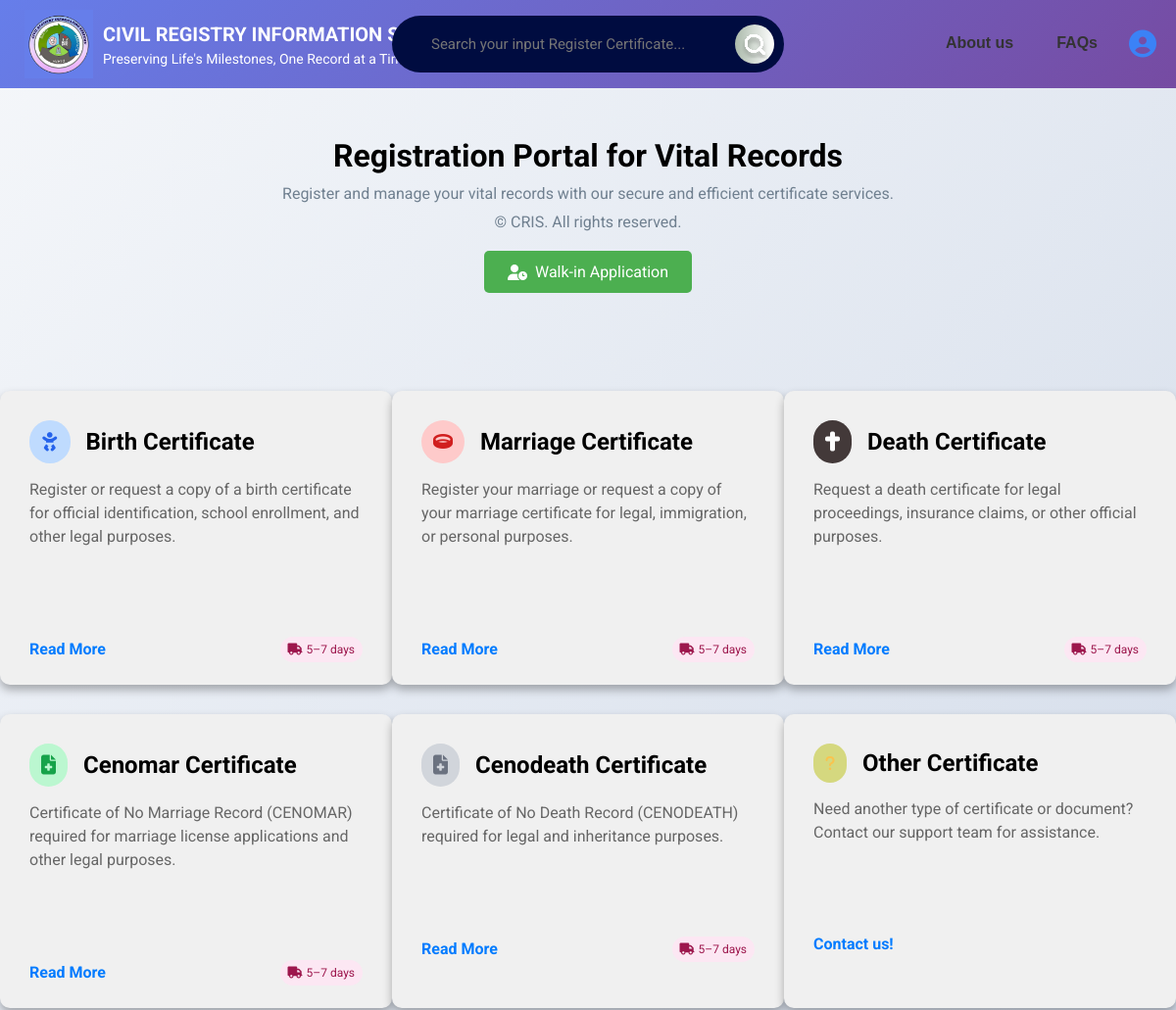
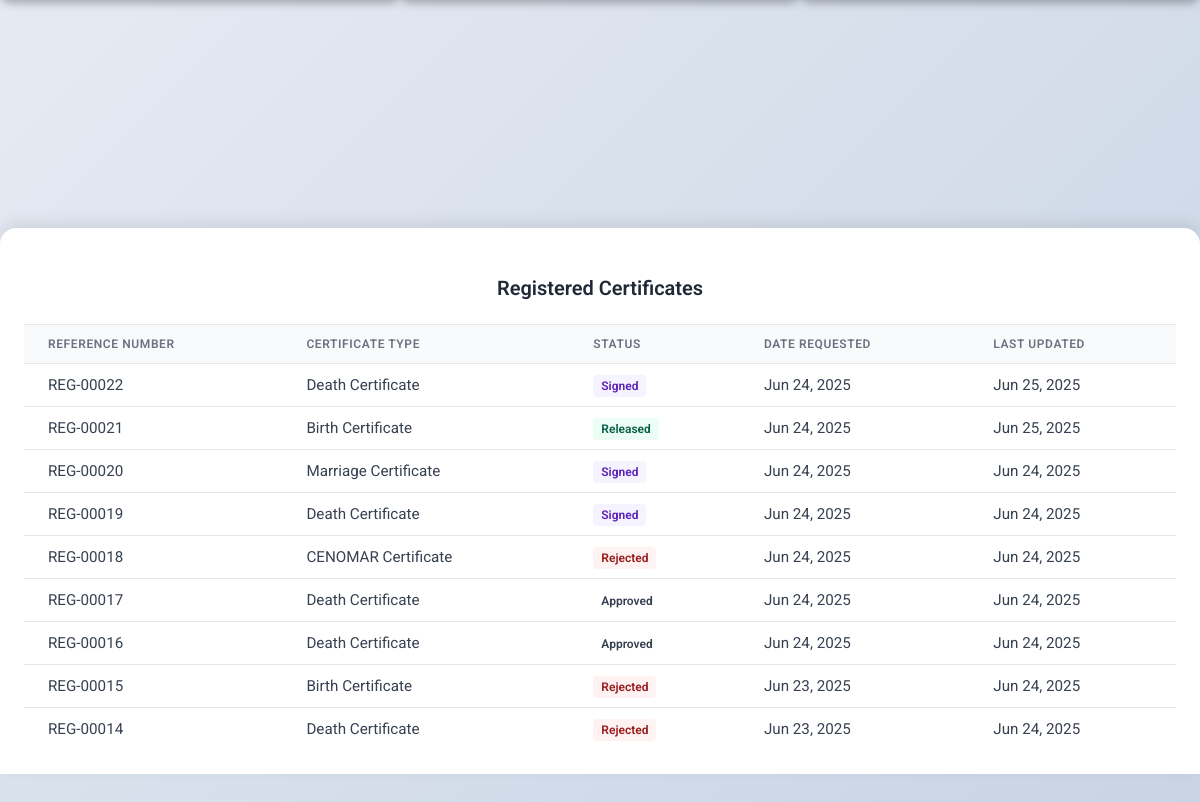
/Certification/Certificate.php (signed in), run on the app's committed database (2 pictures, top to bottom).
### tables this page shows
CREATE TABLE `document` (
  `id` int(11) NOT NULL,
  `reg_id` varchar(20) NOT NULL,
  `user_id` int(11) NOT NULL,
  `cert_id` int(11) NOT NULL,
  `certif_type` enum('Birth Certificate','Death Certificate','Marriage Certificate','CENOMAR Certificate','CENODEATH Certificate') NOT NULL,
  `status` enum('PENDING','RECEIVED','PROCESSING','APPROVED','REJECTED','PAID','UNPAID','SIGNED','READY_FOR_RELEASE','RELEASED') DEFAULT 'PENDING',
  `created_at` timestamp NOT NULL DEFAULT current_timestamp(),
  `updated_at` timestamp NOT NULL DEFAULT current_timestamp() ON UPDATE current_timestamp(),
  `amount` decimal(10,2) NOT NULL DEFAULT 0.00,
  `transaction_number` varchar(32) DEFAULT NULL
);

### Certification/Certificate.php (the view, shortened to what this page needs)
<?php
include "../connect.php";
$user_id = $_SESSION['user_id'];
$sql_full = "SELECT document.reg_id, users.username, document.certif_type, document.status, document.created_at, document.updated_at
             FROM document
             INNER JOIN users ON document.user_id = users.id
             WHERE users.id = ?
             ORDER BY CAST(SUBSTRING(document.reg_id, 5) AS UNSIGNED) DESC";
$stmt = $conn->prepare($sql_full);
$stmt->bind_param("i", $user_id);
$stmt->execute();
$result_full = $stmt->get_result();
?>
<!DOCTYPE html>
<html lang="en">
<head>
    <link rel="stylesheet" href="https://cdn.jsdelivr.net/npm/flatpickr/dist/flatpickr.min.css">
    <link rel="stylesheet" href="https://cdn.jsdelivr.net/npm/bootstrap-icons@1.11.1/font/bootstrap-icons.css">
    <link rel="stylesheet" href="https://cdnjs.cloudflare.com/ajax/libs/font-awesome/6.5.0/css/all.min.css">
    <link rel="stylesheet" href="Certificate.css">
</head>
<body>
   <header class="head">
  <div class="header-main">
    <div class="logo-container">
      <img src="../resources/Logo.png" alt="Logo" class="logo">
    </div>
    <div class="title-container">
      <h1>CIVIL REGISTRY INFORMATION SYSTEM</h1>
      <p class="tagline">Preserving Life's Milestones, One Record at a Time</p>
    </div>
  </div>
    <div class="search-tab">
      <div class="search-cluster">
        <input class="searchInput" type="text" placeholder="Search your input Register Certificate...">
        <i class="fas fa-microphone"></i>
        <button class="searchButton" id="search-icon">
        </button>
      </div>
    </div>
  <div class="header-right">
    <nav class="nav-links">
      <a href="#" data-translate="aboutus" onclick="openAboutPopup()">About us</a>
      <a href="../index.html">FAQs</a>
      <div id="userIconContainer">
        <i class="fas fa-user-circle" id="userIcon"></i>
      </div>
    </nav>
  </div>
</header>
<div class="title">
    <h1> <strong> Registration Portal for Vital Records </strong>
    </h1>
    <p>
    Register and manage your vital records with our secure and efficient certificate services.
                <p>&copy; <span id="year"></span> CRIS. All rights reserved.</p>
    </p>
</div>
<div class="walk-in-container">
  <button class="walk-in-btn" onclick="openWalkInForm()">
    <i class="fas fa-user-clock"></i> Walk-in Application
  </button>
</div>
    <div class="card-container">
        <div class="card" onclick="openForm('Birth Certificate')">
            <div class="card-content">
                <div class="header-with-icon">
                    <div class="icon-badge birth">
                        <i class="fas fa-baby icon-blue"></i>
                    </div>
                    <h2>Birth Certificate</h2>
                </div>
                <p>Register or request a copy of a birth certificate for official identification, school enrollment, and
                    other legal purposes.</p>
                <div class="card-footer">
                    <a href="#" class="read-more">Read More</a>
                    <span class="courier">
                        <i class="fas fa-truck icon-birth"></i> 5–7 days
                    </span>
                </div>
            </div>
        </div>
        <div class="card" onclick="openForm('Marriage Certificate')">
            <div class="card-content">
                <div class="header-with-icon">
                    <div class="icon-badge marriage">
                        <i class="fas fa-ring icon-purple"></i>
                    </div>
                    <h2>Marriage Certificate</h2>
                </div>
                <p>Register your marriage or request a copy of your marriage certificate for legal, immigration, or
                    personal purposes.</p>
                <div class="card-footer">
                    <a href="#" class="read-more">Read More</a>
                    <span class="courier">
                        <i class="fas fa-truck"></i> 5–7 days
                    </span>
                </div>
            </div>
        </div>
        <div class="card" onclick="openForm('Death Certificate')">
            <div class="card-content">
                <div class="header-with-icon">
                    <div class="icon-badge death">
                        <i class="fas fa-cross icon-red"></i>
                    </div>
                    <h2>Death Certificate</h2>
                </div>
                <p>Request a death certificate for legal proceedings, insurance claims, or other official purposes.</p>
                <div class="card-footer">
                    <a href="#" class="read-more">Read More</a>
                    <span class="courier">
                        <i class="fas fa-truck"></i> 5–7 days
                    </span>
                </div>
            </div>
        </div>
        <div class="card" onclick="openForm('Cenomar Certificate')">
            <div class="card-content">
                <div class="header-with-icon">
                    <div class="icon-badge cenomar">
                        <i class="fas fa-file-medical icon-green"></i>
                    </div>
                    <h2>Cenomar Certificate</h2>
                </div>
                <p>Certificate of No Marriage Record (CENOMAR) required for marriage license applications and other
                    legal purposes.</p>
                <div class="card-footer">
                    <a href="#" class="read-more">Read More</a>
                    <span class="courier">
                        <i class="fas fa-truck"></i> 5–7 days
                    </span>
                </div>
            </div>
        </div>
        <div class="card" onclick="openForm('Cenodeath Certificate')">
            <div class="card-content">
                <div class="header-with-icon">
                    <div class="icon-badge cenodeath">
                        <i class="fas fa-file-medical icon-gray"></i>
                    </div>
                    <h2>Cenodeath Certificate</h2>
                </div>
                <p>Certificate of No Death Record (CENODEATH) required for legal and inheritance purposes.</p>
                <div class="card-footer">
                    <a href="#" class="read-more">Read More</a>
                    <span class="courier">
                        <i class="fas fa-truck"></i> 5–7 days
                    </span>
                </div>
            </div>
        </div>
        <div class="card" onclick="openOtherCertificateAlert()">
            <div class="card-content">
                <div class="header-with-icon">
                    <div class="icon-badge other">
                        <i class="fas fa-question icon-yellow"></i>
                    </div>
                    <h2>Other Certificate</h2>
                </div>
                <p>Need another type of certificate or document? Contact our support team for assistance.</p>
                <div class="card-footer">
                    <a href="#" class="read-more">Contact us!</a>
                </div>
            </div>
        </div>
    </div>
    <div class="table-container">
    <div class="table-header">
        <h2 class="table-title">Registered Certificates</h2>
    </div>
    <div class="table-wrapper">
        <table class="table">
            <thead>
                <tr>
                    <th>Reference Number</th>
                    <th>Certificate Type</th>
                    <th>Status</th>
                    <th>Date Requested</th>
                    <th>Last Updated</th>
                </tr>
            </thead>
            <tbody id="registrationTableBody">
                <?php
                if ($result_full && $result_full->num_rows > 0) {
                    while ($row = $result_full->fetch_assoc()) {
                        $status = strtolower($row['status'] ?? 'pending');
                        $status_class = strtolower($status);
                        echo "<tr>
                            <td>" . htmlspecialchars($row['reg_id']) . "</td>
                            <td>" . htmlspecialchars(ucfirst($row['certif_type'])) . "</td>
                            <td><span class='status-badge status-{$status_class}'>" . ucfirst(str_replace('_', ' ', $status)) . "</span></td>
                            <td>" . date('M d, Y', strtotime($row['created_at'])) . "</td>
                            <td>" . ($row['updated_at'] ? date('M d, Y', strtotime($row['updated_at'])) : 'N/A') . "</td>
                        </tr>";
                    }
                } else {
                    echo "<tr><td colspan='5' class='text-center py-4 text-gray-500'>No certificate applications found.</td></tr>";
                }
                ?>
            </tbody>
        </table>
    </div>
    </div>
</body>
</html>

### Certification/Certificate.php (style rules this page uses)
.status-badge { padding: 4px 8px; border-radius: 4px; font-size: 12px; font-weight: 600; text-transform: capitalize; }
.status-signed { background-color: #f5f3ff; color: #5b21b6; }
.status-released { background-color: #ecfdf5; color: #065f46; }
.status-rejected { background-color: #fef2f2; color: #991b1b; }

### data on the page
document: reg "REG-00022", certif_type "Death Certificate", status "Signed", created_at "Jun 24, 2025", updated_at "Jun 25, 2025"
document: reg "REG-00021", certif_type "Birth Certificate", status "Released", created_at "Jun 24, 2025", updated_at "Jun 25, 2025"
document: reg "REG-00020", certif_type "Marriage Certificate", status "Signed", created_at "Jun 24, 2025", updated_at "Jun 24, 2025"
document: reg "REG-00019", certif_type "Death Certificate", status "Signed", created_at "Jun 24, 2025", updated_at "Jun 24, 2025"
document: reg "REG-00018", certif_type "CENOMAR Certificate", status "Rejected", created_at "Jun 24, 2025", updated_at "Jun 24, 2025"
document: reg "REG-00017", certif_type "Death Certificate", status "Approved", created_at "Jun 24, 2025", updated_at "Jun 24, 2025"
document: reg "REG-00016", certif_type "Death Certificate", status "Approved", created_at "Jun 24, 2025", updated_at "Jun 24, 2025"
document: reg "REG-00015", certif_type "Birth Certificate", status "Rejected", created_at "Jun 23, 2025", updated_at "Jun 24, 2025"
document: reg "REG-00014", certif_type "Death Certificate", status "Rejected", created_at "Jun 23, 2025", updated_at "Jun 24, 2025"
